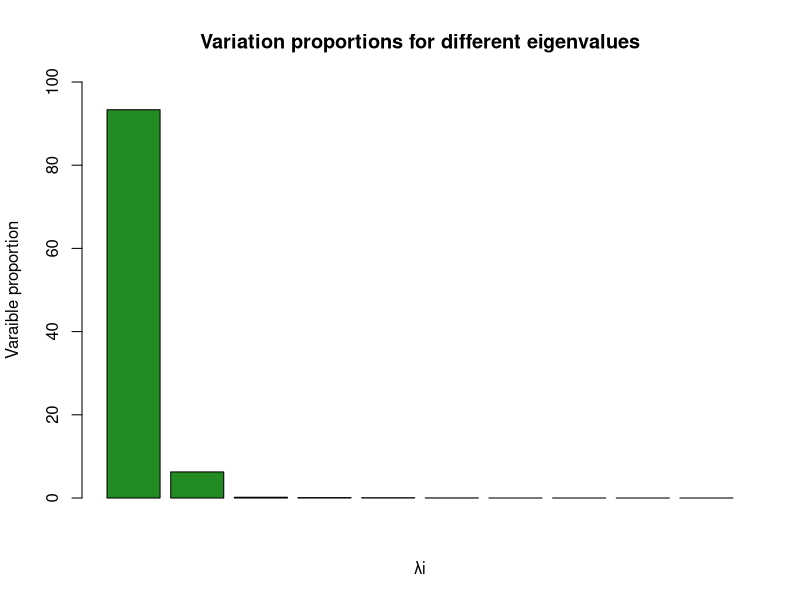
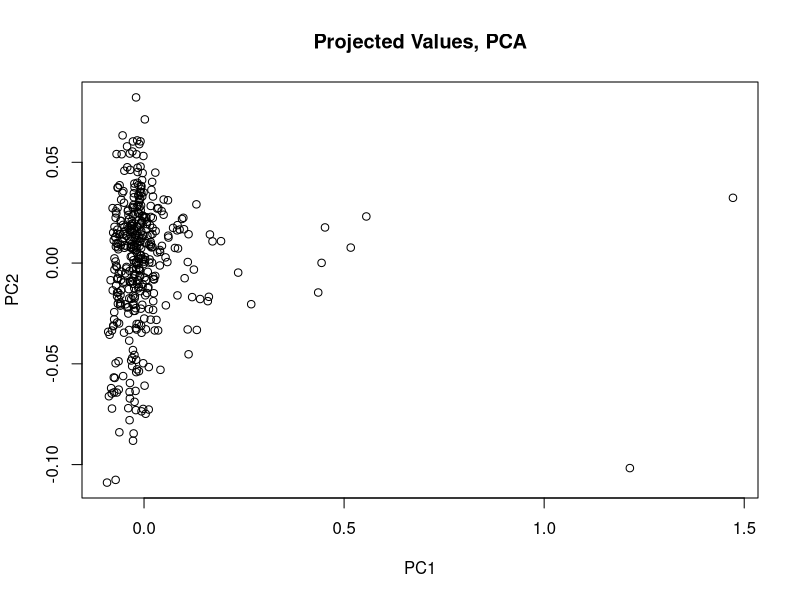
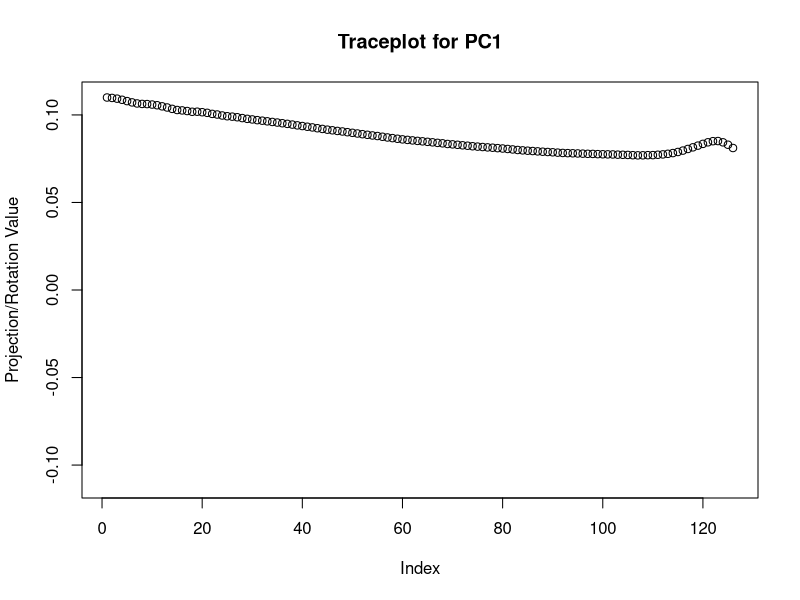
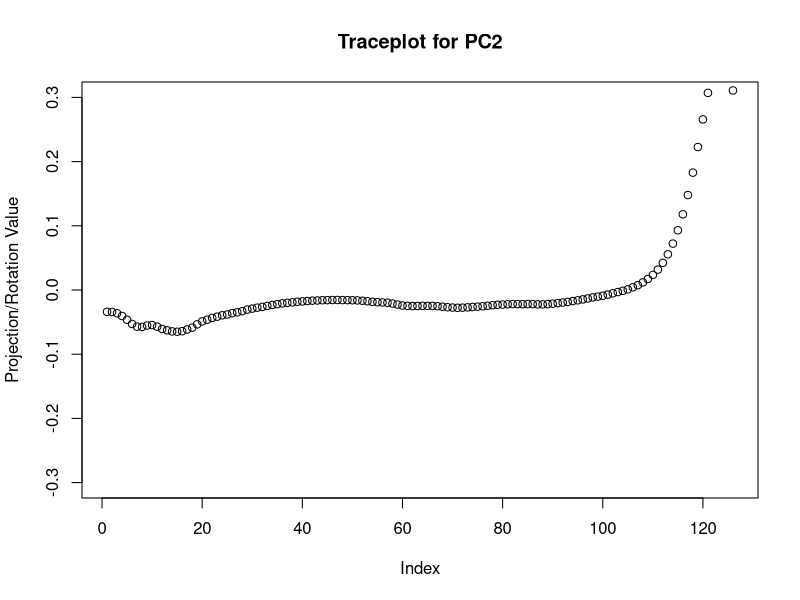
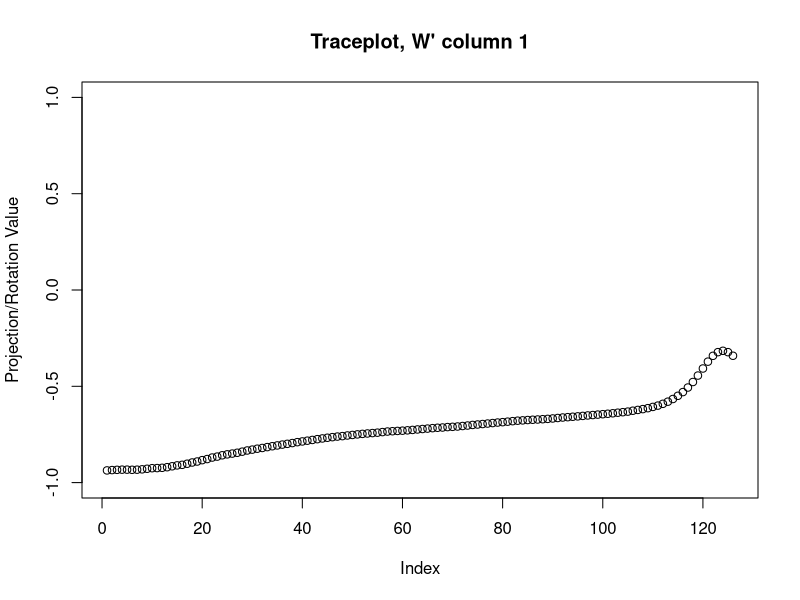
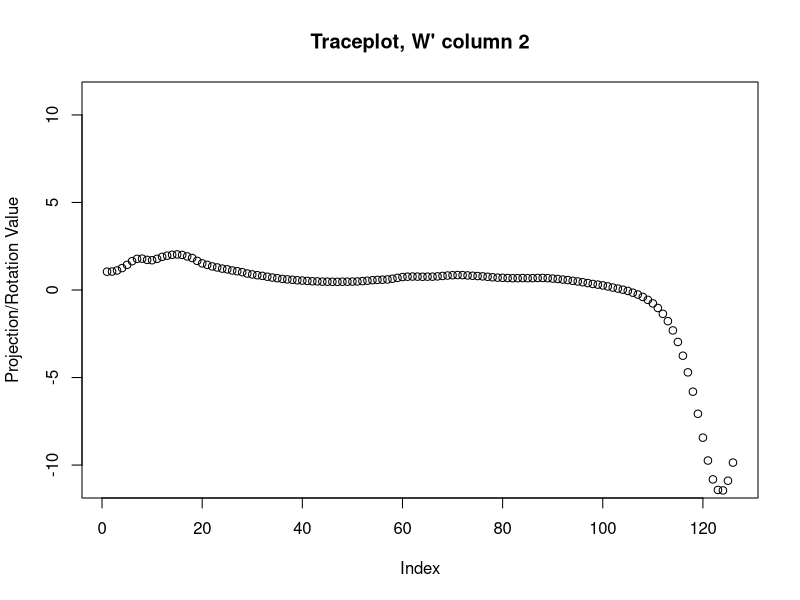
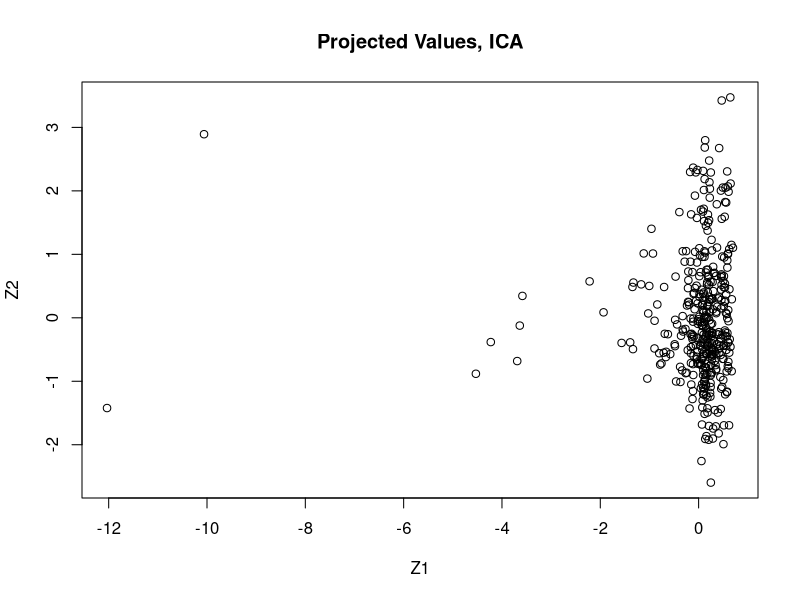
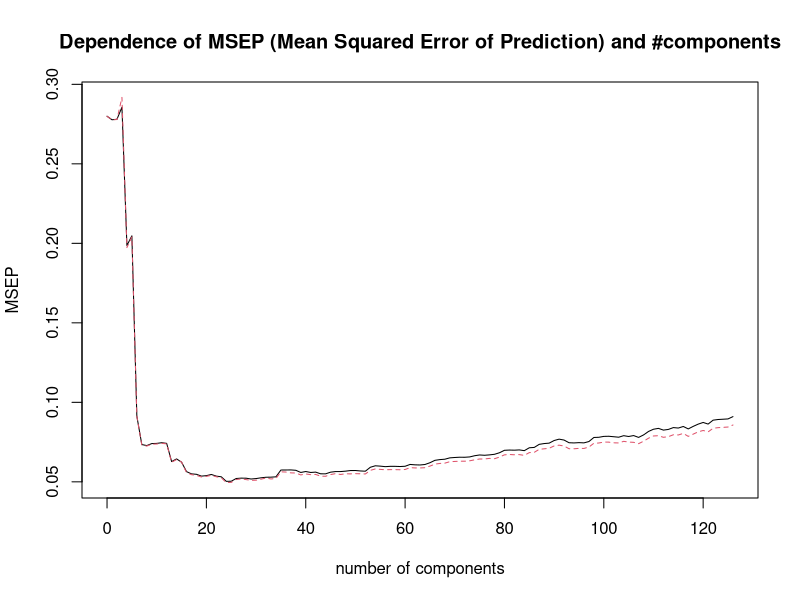

The R script that drew these images, in order:
# Appendix 3

# Libraries
library(fastICA)
library(pls)

# Setup
dataframe = read.csv2("NIRSpectra.csv")
data = dataframe
data$Viscosity = c()



# Task 1 - Standard PCA
pca = prcomp(data)
# Eigenvalues
λ = pca$sdev^2

# Variation proportions for the different eigenvalues
var_props = λ/sum(λ)*100
barplot(var_props[1:10], ylim=c(0,100), col="forestgreen", 
        main="Variation proportions for different eigenvalues", 
        xlab="λi", ylab="Varaible proportion") # The plot shows that 2 PCs should be extracted
sum(var_props[1:2]) #= 99.5957 --> PC1 and PC2 count for 99.5957% of the variation

# Scores - There seems to be least 2 unusual diesiel fuels according to this plot
plot(pca$x[,1], pca$x[,2], xlab="PC1", ylab="PC2", main="Projected Values, PCA") # 2 "strong" outliers, 5-7 "medium" outliers



# Task 2 - Trace Plots
U = pca$rotation # projected values

# Tracing plots
plot(U[,1], main="Traceplot for PC1", ylim=c(-0.11,0.11), ylab="Projection/Rotation Value")
plot(U[,2], main="Traceplot for PC2", ylim=c(-0.3, 0.3), ylab="Projection/Rotation Value") # the last few original feutures mainly explain this PC



# Task 3 - ICA
set.seed(12345)
ica = fastICA(data, 2, alg.typ="parallel", fun="logcosh", alpha=1, method="R", row.norm=FALSE, maxit=200, tol=0.0001, verbose=TRUE)
Wtick = ica$K%*%ica$W
plot(Wtick[,1], main="Traceplot, W' column 1", ylim=c(-1, 1), ylab="Projection/Rotation Value")
plot(Wtick[,2], main="Traceplot, W' column 2", ylim=c(-11,11), ylab="Projection/Rotation Value") # the "opposite" to PCA, similar information

# Scores
plot(ica$S[,1], ica$S[,2], xlab="Z1", ylab="Z2", main="Projected Values, ICA") # ICA, 



# Task 4 - PCR
set.seed(12345)
pcr = pcr(Viscosity~., data=dataframe, validation="CV")
validationplot(pcr, val.type="MSEP", main="Dependence of MSEP (Mean Squared Error of Prediction) and #components")
